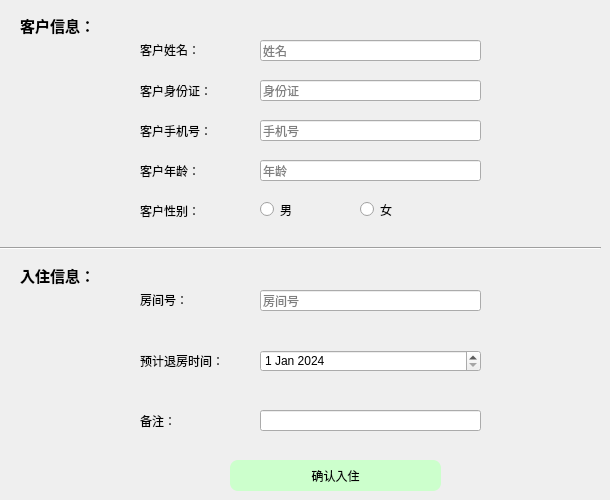
      <widget class="QWidget" name="page_6">
       <widget class="Line" name="line_4">
        <property name="geometry">
         <rect>
          <x>0</x>
          <y>240</y>
          <width>601</width>
          <height>16</height>
         </rect>
        </property>
        <property name="orientation">
         <enum>Qt::Horizontal</enum>
        </property>
       </widget>
       <widget class="QLabel" name="label">
        <property name="geometry">
         <rect>
          <x>20</x>
          <y>10</y>
          <width>91</width>
          <height>31</height>
         </rect>
        </property>
        <property name="font">
         <font>
          <family>FontAwesome</family>
          <pointsize>11</pointsize>
          <weight>75</weight>
          <bold>true</bold>
         </font>
        </property>
        <property name="text">
         <string>客户信息：</string>
        </property>
       </widget>
       <widget class="QLabel" name="label_3">
        <property name="geometry">
         <rect>
          <x>20</x>
          <y>260</y>
          <width>91</width>
          <height>31</height>
         </rect>
        </property>
        <property name="font">
         <font>
          <family>FontAwesome</family>
          <pointsize>11</pointsize>
          <weight>75</weight>
          <bold>true</bold>
         </font>
        </property>
        <property name="text">
         <string>入住信息：</string>
        </property>
       </widget>
       <widget class="QLineEdit" name="cname">
        <property name="geometry">
         <rect>
          <x>260</x>
          <y>40</y>
          <width>221</width>
          <height>21</height>
         </rect>
        </property>
        <property name="placeholderText">
         <string>姓名</string>
        </property>
       </widget>
       <widget class="QLabel" name="label_13">
        <property name="geometry">
         <rect>
          <x>140</x>
          <y>110</y>
          <width>101</width>
          <height>41</height>
         </rect>
        </property>
        <property name="styleSheet">
         <string notr="true">font: 9pt &quot;FontAwesome&quot;;</string>
        </property>
        <property name="text">
         <string>客户手机号：</string>
        </property>
       </widget>
       <widget class="QLineEdit" name="cphone">
        <property name="geometry">
         <rect>
          <x>260</x>
          <y>120</y>
          <width>221</width>
          <height>21</height>
         </rect>
        </property>
        <property name="placeholderText">
         <string>手机号</string>
        </property>
       </widget>
       <widget class="QLabel" name="label_9">
        <property name="geometry">
         <rect>
          <x>140</x>
          <y>30</y>
          <width>101</width>
          <height>40</height>
         </rect>
        </property>
        <property name="styleSheet">
         <string notr="true">font: 9pt &quot;FontAwesome&quot;;</string>
        </property>
        <property name="text">
         <string>客户姓名：</string>
        </property>
       </widget>
       <widget class="QLabel" name="label_11">
        <property name="geometry">
         <rect>
          <x>140</x>
          <y>70</y>
          <width>101</width>
          <height>41</height>
         </rect>
        </property>
        <property name="styleSheet">
         <string notr="true">font: 9pt &quot;FontAwesome&quot;;</string>
        </property>
        <property name="text">
         <string>客户身份证：</string>
        </property>
       </widget>
       <widget class="QLineEdit" name="cid">
        <property name="geometry">
         <rect>
          <x>260</x>
          <y>80</y>
          <width>221</width>
          <height>21</height>
         </rect>
        </property>
        <property name="placeholderText">
         <string>身份证</string>
        </property>
       </widget>
       <widget class="QLabel" name="label_14">
        <property name="geometry">
         <rect>
          <x>140</x>
          <y>150</y>
          <width>101</width>
          <height>41</height>
         </rect>
        </property>
        <property name="styleSheet">
         <string notr="true">font: 9pt &quot;FontAwesome&quot;;</string>
        </property>
        <property name="text">
         <string>客户年龄：</string>
        </property>
       </widget>
       <widget class="QLabel" name="label_15">
        <property name="geometry">
         <rect>
          <x>140</x>
          <y>190</y>
          <width>101</width>
          <height>41</height>
         </rect>
        </property>
        <property name="styleSheet">
         <string notr="true">font: 9pt &quot;FontAwesome&quot;;</string>
        </property>
        <property name="text">
         <string>客户性别：</string>
        </property>
       </widget>
       <widget class="QLineEdit" name="cage">
        <property name="geometry">
         <rect>
          <x>260</x>
          <y>160</y>
          <width>221</width>
          <height>21</height>
         </rect>
        </property>
        <property name="placeholderText">
         <string>年龄</string>
        </property>
       </widget>
       <widget class="QLineEdit" name="crid">
        <property name="geometry">
         <rect>
          <x>260</x>
          <y>290</y>
          <width>221</width>
          <height>21</height>
         </rect>
        </property>
        <property name="text">
         <string/>
        </property>
        <property name="placeholderText">
         <string>房间号</string>
        </property>
       </widget>
       <widget class="QLabel" name="label_10">
        <property name="geometry">
         <rect>
          <x>140</x>
          <y>280</y>
          <width>101</width>
          <height>40</height>
         </rect>
        </property>
        <property name="styleSheet">
         <string notr="true">font: 9pt &quot;FontAwesome&quot;;</string>
        </property>
        <property name="text">
         <string>房间号：</string>
        </property>
       </widget>
       <widget class="QDateEdit" name="endtime">
        <property name="geometry">
         <rect>
          <x>260</x>
          <y>350</y>
          <width>221</width>
          <height>22</height>
         </rect>
        </property>
        <property name="dateTime">
         <datetime>
          <hour>0</hour>
          <minute>0</minute>
          <second>0</second>
          <year>2024</year>
          <month>1</month>
          <day>1</day>
         </datetime>
        </property>
       </widget>
       <widget class="QLabel" name="label_16">
        <property name="geometry">
         <rect>
          <x>140</x>
          <y>340</y>
          <width>121</width>
          <height>41</height>
         </rect>
        </property>
        <property name="styleSheet">
         <string notr="true">font: 9pt &quot;FontAwesome&quot;;</string>
        </property>
        <property name="text">
         <string>预计退房时间：</string>
        </property>
       </widget>
       <widget class="QLabel" name="label_17">
        <property name="geometry">
         <rect>
          <x>140</x>
          <y>400</y>
          <width>101</width>
          <height>41</height>
         </rect>
        </property>
        <property name="styleSheet">
         <string notr="true">font: 9pt &quot;FontAwesome&quot;;</string>
        </property>
        <property name="text">
         <string>备注：</string>
        </property>
       </widget>
       <widget class="QLineEdit" name="remark">
        <property name="geometry">
         <rect>
          <x>260</x>
          <y>410</y>
          <width>221</width>
          <height>21</height>
         </rect>
        </property>
        <property name="text">
         <string/>
        </property>
        <property name="placeholderText">
         <string/>
        </property>
       </widget>
       <widget class="QPushButton" name="commitCheckin">
        <property name="geometry">
         <rect>
          <x>230</x>
          <y>460</y>
          <width>211</width>
          <height>31</height>
         </rect>
        </property>
        <property name="styleSheet">
         <string notr="true">#commitCheckin{background:#CCFFCC;
border-radius:8px}
#commitCheckin:hover
{
background:#CCFF99
}</string>
        </property>
        <property name="text">
         <string>确认入住</string>
        </property>
       </widget>
       <widget class="QRadioButton" name="male">
        <property name="geometry">
         <rect>
          <x>260</x>
          <y>200</y>
          <width>81</width>
          <height>19</height>
         </rect>
        </property>
        <property name="text">
         <string>男</string>
        </property>
       </widget>
       <widget class="QRadioButton" name="female">
        <property name="geometry">
         <rect>
          <x>360</x>
          <y>200</y>
          <width>115</width>
          <height>19</height>
         </rect>
        </property>
        <property name="text">
         <string>女</string>
        </property>
       </widget>
      </widget>
